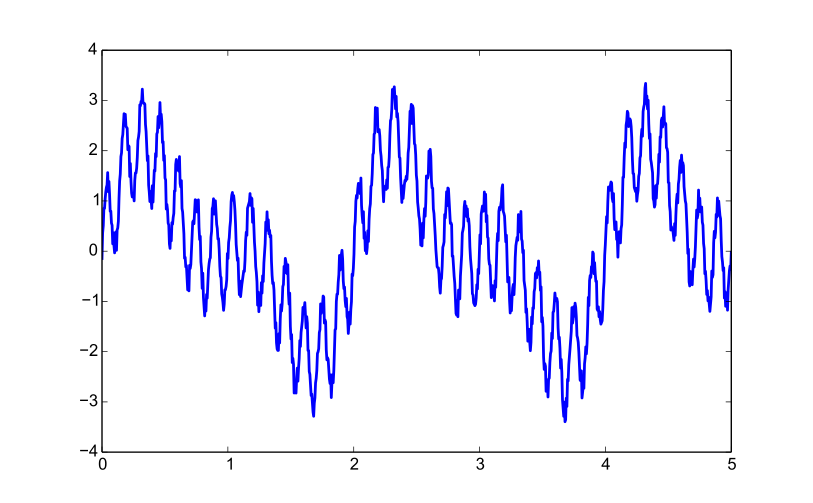

Source code (Python):
import pylab as py
a = 1.
b = 1.
c = 1.5
d = 0.5
fs = 10. #80
f1 = 10.
f2 = 70.
f3 = 5.
t = py.linspace(0,5,1000)  # (0,5,1000)
x = a*py.sin(2.*py.pi*f1/fs*t) + b*py.sin(2.*py.pi*f2/fs*t) + c*py.sin(2.*py.pi*f3/fs*t) + d*(py.rand(t.size)-0.5)
py.plot(t,x)
